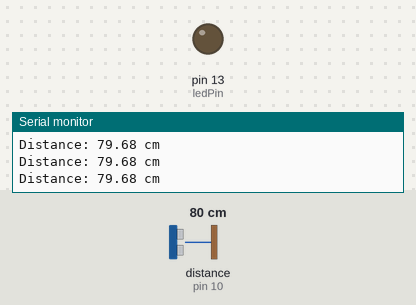
Bench run of a sketch on a simulated Arduino Uno, built with avr-gcc and run on an emulated ATmega328P. Parts: output pins drawn as LEDs (lit = HIGH), the last lines printed to the serial monitor. Wiring (inferred from the names in the program): ultrasonic range finder: trigger pin 9; echo pin 10. The inputs (shaded band) are chosen by the test bench; at power-on: distance to the obstacle (sensor on pin 10) 80 cm. The echo pulse lasts 58.3 µs per cm; pins used as bus, display or sensor lines are not drawn.

Above: at 1.2 s.
1.3 s: distance to the obstacle (sensor on pin 10) set to 53 cm
4.3 s: distance to the obstacle (sensor on pin 10) set to 48 cm
At 4.9 s:
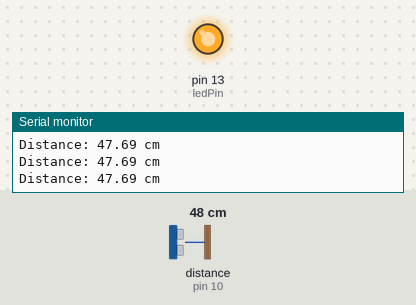
5.8 s: distance to the obstacle (sensor on pin 10) set to 60 cm
At 6.7 s:
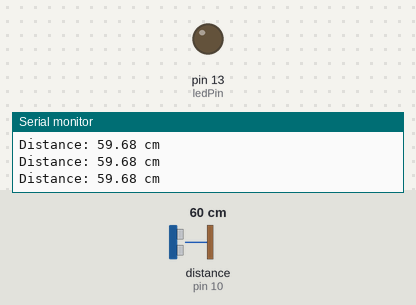
7.3 s: distance to the obstacle (sensor on pin 10) set to 2 cm
At 7.6 s:
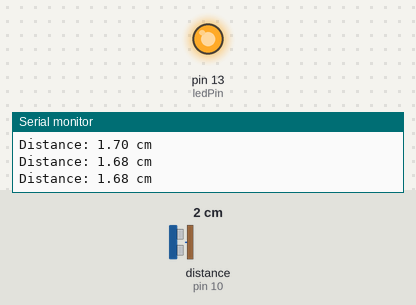
Timing chart, 0 to 9.8 s (numbered marks = the images above; inputs shaded):
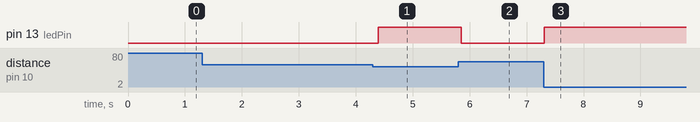

Measured:
- the behaviour switches between 51 and 50 cm on distance to the obstacle (sensor on pin 10) (found by bisection; images 0 and 1)
- after the input at 4.3 s, pin 13 (ledPin): LOW → HIGH after 0.10 s
- after the input at 5.8 s, pin 13 (ledPin): HIGH → LOW after 0.05 s
- after the input at 7.3 s, pin 13 (ledPin): LOW → HIGH at once

The sketch:

automatic_light_detection.ino
```cpp
const int trigPin = 9;
const int echoPin = 10;
const int ledPin = 13;
const int thresholdDistance = 50;

void setup()
{
  pinMode(trigPin, OUTPUT);
  pinMode(echoPin, INPUT);
  pinMode(ledPin, OUTPUT);

  Serial.begin(9600);
}

void loop()
{
  long duration;
  float distance;

  digitalWrite(trigPin, LOW);
  delayMicroseconds(2);
  digitalWrite(trigPin, HIGH);
  delayMicroseconds(10);
  digitalWrite(trigPin, LOW);
  duration = pulseIn(echoPin, HIGH);
  distance = duration * 0.0343 / 2;
  Serial.print("Distance: ");
  Serial.print(distance);
  Serial.println(" cm");
  if (distance <= thresholdDistance)
  {
    digitalWrite(ledPin, HIGH);
  }
  else
  {
    digitalWrite(ledPin, LOW);
  }

  delay(100);
}
```
